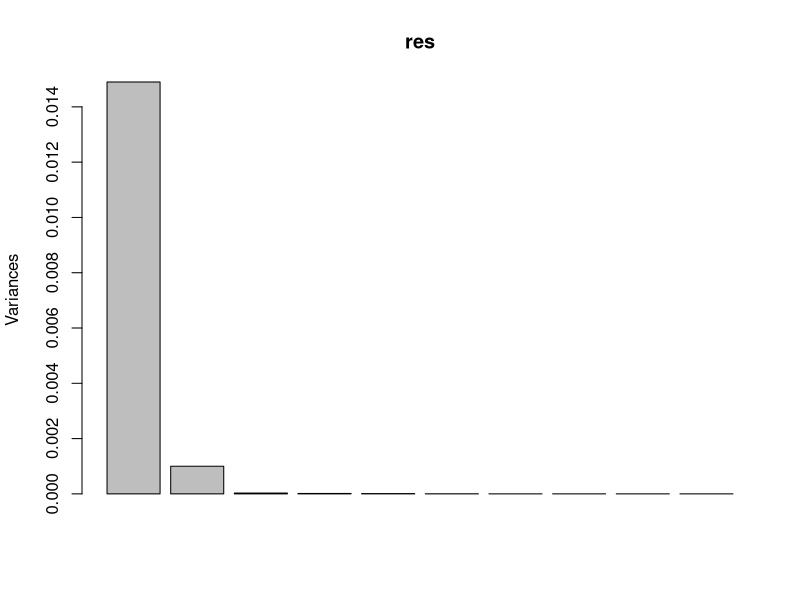
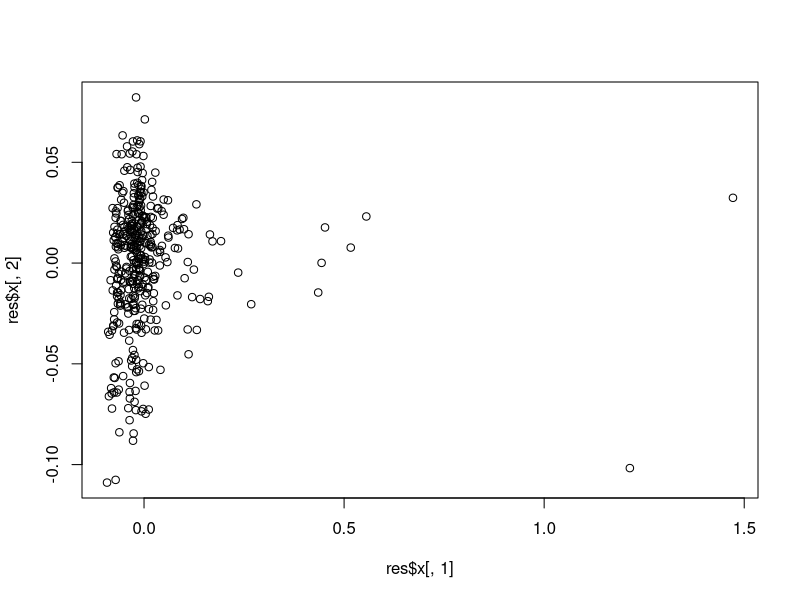
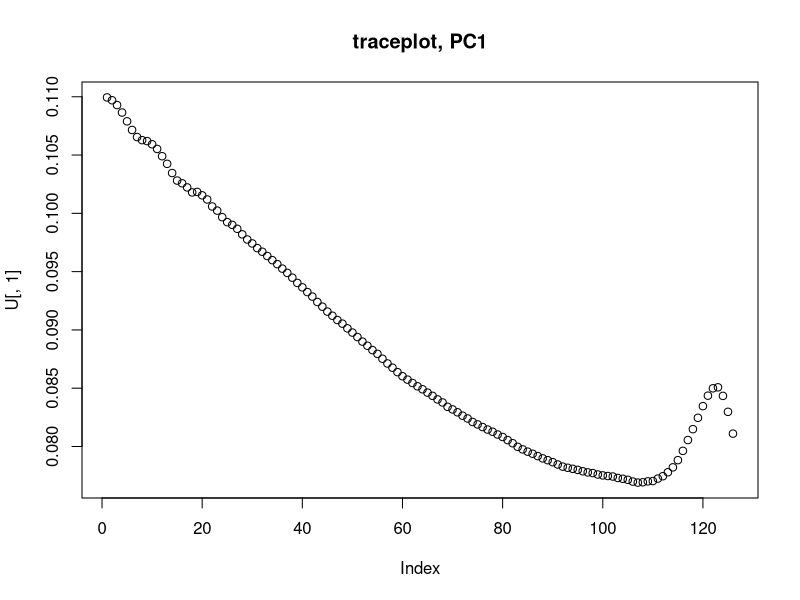
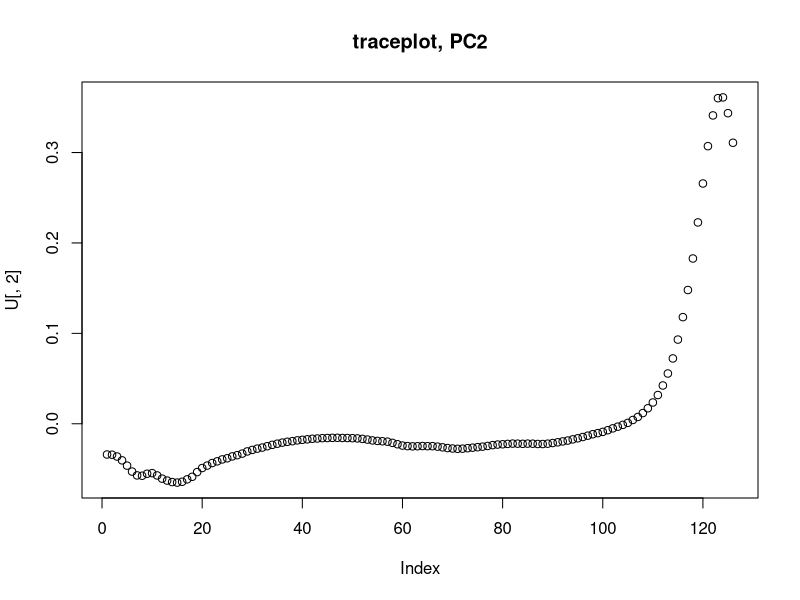
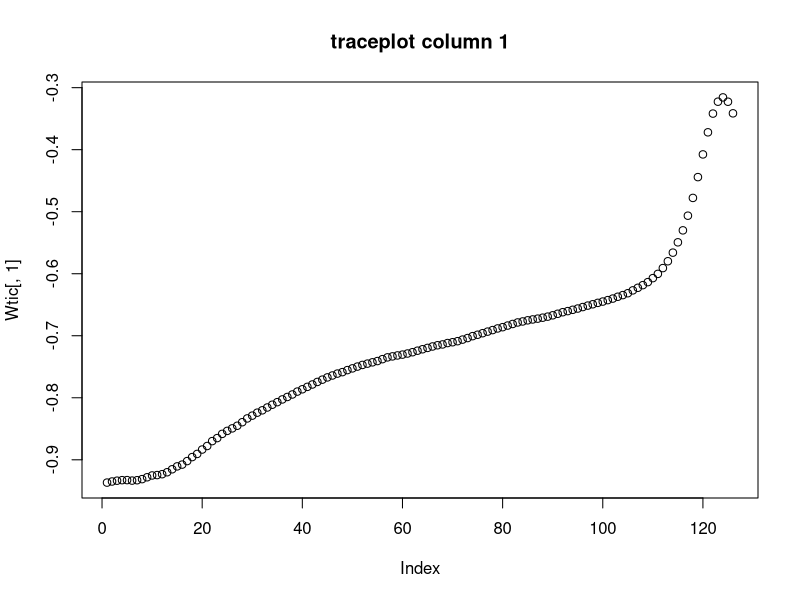
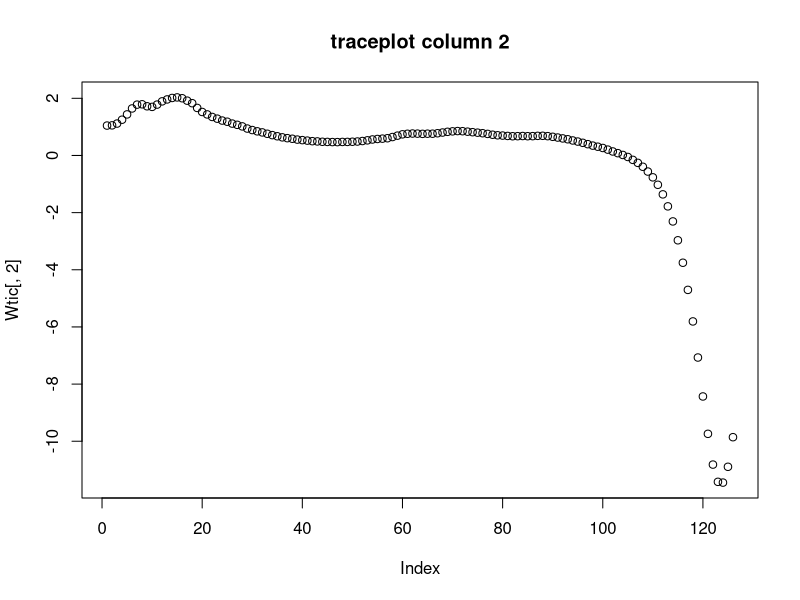
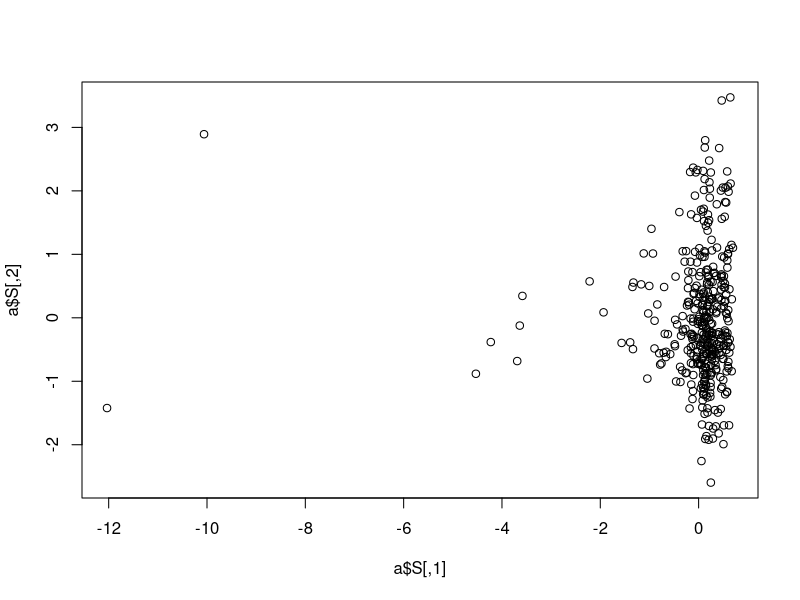
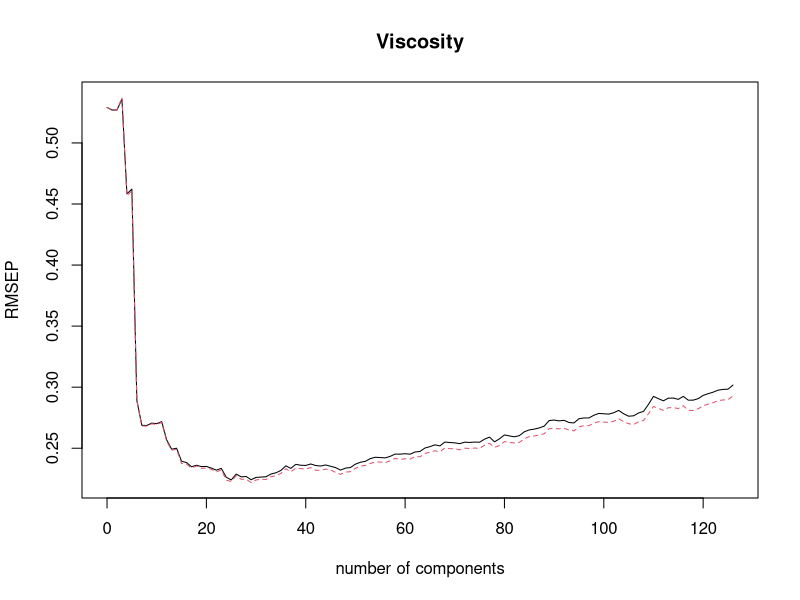

Generate these figures, in order, with R:
spectra = read.csv("NIRSpectra.csv", header=TRUE, sep=";", dec=",")
set.seed(12345)

####Task 1####
data1 = spectra
data1$Viscosity = c()
res = prcomp(data1)
lambda = res$sdev^2
lambda #eigenvalues

sprintf("%2.3f", lambda/sum(lambda)*100)
screeplot(res)

plot(res$x[,1], res$x[,2])

#yes, some outliers

####Task 2####
U = res$rotation
plot(U[,1], main="traceplot, PC1")
plot(U[,2], main="traceplot, PC2")

# only last 10 (index 110-120) explains PC2 well

####Task 3####
set.seed(12345)
library(fastICA)
a = fastICA(data1, n.comp=2, alg.typ= "parallel", fun="logcosh", alpha=1, method="R", row.norm=FALSE, maxit=200, tol=0.0001, verbose=TRUE)

Wtic = a$K%*%a$W

plot(Wtic[,1], main="traceplot column 1")
plot(Wtic[,2], main="traceplot column 2")

# K is loading from oridinal to PCA space, loadings in Wtic is how much in original data is loaded into the ICAroom

plot(a$S)

####Task 4####
library(pls)
set.seed(12345)
pcr_model = pcr(Viscosity~., data=spectra, scale=TRUE, validation="CV")
summary(pcr_model)
validationplot(pcr_model, val.type="RMSEP")
which.min(pcr_model$validation$PRESS)
